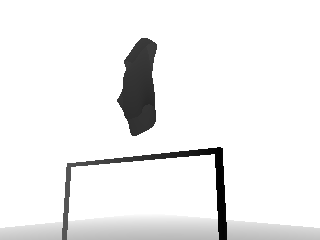
#> input picture workspace/src/img-6.png0200.png, 320 x 240 px, found by its file name
$ python grasp_point_calculator.py
#> lines starting #> are read from the running program, lines starting #| are printed output that depends on the picture; after the words box and inside, x2 and y2 are one past the last pixel; in counts of white or black regions, pixels touching at a corner belong together
import numpy as np
import matplotlib.pyplot as plt
from PIL import Image
import random
import logging
import open3d as o3d
import csv

# Configure logging
logging.basicConfig(level=logging.INFO,
                    format='%(asctime)s - %(levelname)s - %(message)s')

# Load the PNG file as depth data (greyscale)


class DepthData:
    @staticmethod
    def load_png(filename):
        # Convert to grayscale ('L' mode)
        img = Image.open(filename).convert('L')
        depth_data_np = np.array(img, dtype=np.float32)
        return depth_data_np

    @staticmethod
    def get_point_cloud(depth_data, z_threshold_min=0, z_threshold_max=255):
#> called with z_threshold_min = 0, z_threshold_max = 100
        height, width = depth_data.shape
#> height = 240; width = 320
        x = np.arange(0, width)
#> x = 320 values from 0 to 319
        y = np.arange(0, height)
#> y = 240 values from 0 to 239
        x, y = np.meshgrid(x, y)
        z = depth_data
        mask = (z >= z_threshold_min) & (z <= z_threshold_max)
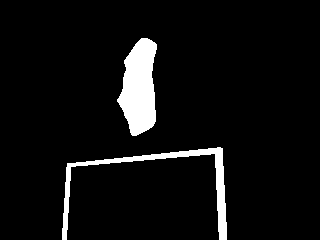
#> mask: shape (240, 320) bool; 6% white; 2 white regions, box (x1, y1, x2, y2) and area: (117, 38, 157, 136) 2700, (62, 147, 227, 240) 1892
        x_pruned = x[mask]
#> x_pruned = 4592 values, max 226 at index 4359, min 62 at index 4430, mean 148
        y_pruned = y[mask]
#> y_pruned = 4592 values from 38 to 239
        z_pruned = z[mask]
#> z_pruned = 4592 values, max 86 at index 4430, min 0 at index 3681, mean 44.84
        point_cloud = np.vstack((x_pruned, y_pruned, z_pruned)).T
        return point_cloud

    @staticmethod
    def plot_point_cloud(point_cloud, z_threshold_min, z_threshold_max, best_point=None):
        fig = plt.figure(figsize=(15, 7))
        ax = fig.add_subplot(1, 1, 1, projection='3d')
        scatter = ax.scatter(
            point_cloud[:, 0],
            point_cloud[:, 1],
            point_cloud[:, 2],
            c=point_cloud[:, 2],
            cmap='inferno',
            marker='.',
            s=4,
            alpha=0.6,
            label='Point Cloud'
        )
        if best_point is not None:
            ax.scatter(
                best_point[0],
                best_point[1],
                best_point[2],
                color='cyan',
                marker='.',
                s=200,
                label='Best Point'
            )
            logging.info(
                f"Best Point Coordinates: X={best_point[0]}, Y={best_point[1]}, Z={best_point[2]}")

        ax.set_title(
            f"3D Point Cloud (Pruned by Z-value: [{z_threshold_min}, {z_threshold_max}])")
        ax.set_xlabel("X-axis (pixels)")
        ax.set_ylabel("Y-axis (pixels)")
        ax.set_zlabel("Depth (Z values)")
        ax.legend()
        plt.tight_layout()
        plt.show()


class SimulatedAnnealing:
    def __init__(self, point_cloud, initial_temp=1000, cooling_rate=0.99, min_temp=1, radius=2):
#> called with point_cloud = array of shape (4592, 3), initial_temp = 10000, cooling_rate = 0.99, min_temp = 1, radius = 16
        self.point_cloud = point_cloud
        self.temperature = initial_temp
        self.cooling_rate = cooling_rate
        self.min_temp = min_temp
        self.current_point = random.choice(point_cloud)
#> self.current_point = [143, 157, 48]
        self.best_point = self.current_point
#> self.best_point = [143, 157, 48]
        self.radius = radius

    def calc_strain_curvature(self, local_points):
        # Step 1: Calculate the centroid of the points
        centroid = np.mean(local_points, axis=0)

        # Step 2: Center the points by subtracting the centroid
        centered_points = local_points - centroid

        # Step 3: Perform SVD to find the normal of the best-fit plane
        _, _, vh = np.linalg.svd(centered_points)
        plane_normal = vh[-1]  # The last row of vh is the normal to the plane

        # Step 4: Calculate the distance of each point from the plane
        # Distance of a point p to a plane with point on plane 'centroid' and normal 'plane_normal' is:
        # distance = |(p - centroid) • plane_normal| / ||plane_normal||
        distances = np.abs(np.dot(centered_points, plane_normal)) / np.linalg.norm(plane_normal)

        # Step 5: Calculate mean distance as strain
        strain = np.mean(distances)

        # Step 6: Calculate the variance of distances as a measure of curvature
        curvature = np.var(distances)

        return strain, curvature

    def objective_function(self, point):
        # Calculate Euclidean distances
        distances = np.linalg.norm(self.point_cloud - point, axis=1)

        # Define neighborhood
        local_points = self.point_cloud[distances < self.radius]
        if len(local_points) < 2:
            return 0

        # Density
        density = len(local_points) / (np.pi * self.radius ** 2)

        # Strain and Curvature
        strain, curvature = self.calc_strain_curvature(local_points)

        return curvature + density + strain, [curvature, density, strain]

    def neighbor(self):
        """Randomly choose a nearby point as a neighbor."""
        idx = random.randint(0, len(self.point_cloud) - 1)
        return self.point_cloud[idx]

    def acceptance_probability(self, current_y, neighbor_y):
        if neighbor_y > current_y:
            return 1.0
        else:
            # Avoid division by zero in temperature
            if self.temperature == 0:
                return 0
            return np.exp((neighbor_y - current_y) / self.temperature)

    def optimize(self):
        iteration = 0
        best_point_y = 0
        best_met = [0, 0, 0]

        with open('optimization_results.csv', mode='w', newline='') as file:
            writer = csv.writer(file)
            writer.writerow(['Iteration', 'Temperature', 'Best Fitness', 'Curvature', 'Density', 'Strain'])
            while self.temperature > self.min_temp:
                neighbor_point = self.neighbor()
                current_y, current_met = self.objective_function(self.current_point)
                neighbor_y, _ = self.objective_function(neighbor_point)

                # Decide if we should move to the neighbor
                ap = self.acceptance_probability(current_y, neighbor_y)
                if ap > random.random():
                    self.current_point = neighbor_point

                # Check if this is the best point we've found so far
                if current_y > best_point_y:
                    best_point_y = current_y
                    best_met = current_met
                    self.best_point = self.current_point

                # Cool down the system
                self.temperature *= self.cooling_rate
                iteration += 1

                if iteration % 100 == 0 or self.temperature < self.min_temp * 10:
                    logging.info(
                        f"Iteration {iteration}: Temperature={self.temperature:.2f}, Best Fittness={best_point_y}, Best Met={best_met}")
                writer.writerow([iteration, self.temperature, best_point_y, best_met[0], best_met[1], best_met[2]])
#> this loop made 917 passes
#> (idx in neighbor, current_y, neighbor_y) on passes 1, 3, 4, 6, 16: (3445, 0.644, 0.564), (2484, 2.25, 3.19), (2933, 3.19, 2.85), (2308, 6.38, 3.38), (3907, 6.63, 2.3)
#> (idx in neighbor, current_y, current_met) on passes 2, 5, 7, 8, 9, 10: (4188, 0.564, [0.0766, 0.158, 0.33]), (1789, 2.85, [1.2, 0.269, 1.38]), (776, 3.38, [1.1, 0.892, 1.39]), (2052, 2.29, [0.862, 0.53, 0.9]), (4362, 5.72, [2.63, 0.938, 2.15]), (1203, 0.522, [0.053, 0.195, 0.274])

            return self.best_point, best_met

# Main execution
if __name__ == "__main__":
    try:
        # # Path to your PNG file
        png_filename = '/app/workspace/genetic_algo/2019-02-25-hanging-blender-dataset-07-raw/img-6.png0200.png'

        # # Load the .png file
        logging.info("Loading depth data from PNG...")
        depth_data = DepthData.load_png(png_filename)

        # Z-value threshold for pruning
        z_threshold_min = 0
        z_threshold_max = 100

        # # Get the point cloud from the depth data
        logging.info("Generating point cloud...")
        point_cloud = DepthData.get_point_cloud(depth_data, z_threshold_min, z_threshold_max)

        # [10 lines of commented-out code are left out]

        logging.info(f"Point cloud generated with {len(point_cloud)} points.")

        # Perform simulated annealing to find the maxima of y
        logging.info("Starting Simulated Annealing optimization...")
        sa = SimulatedAnnealing(point_cloud, 10000, 0.99, 1, 16)
        best_point, best_met = sa.optimize()
        logging.info(f"Best Point Found: {best_point}")
        logging.info(f"Best Point Metrics: {best_met}")

        # Plot the 3D surface with the best point
        logging.info("Plotting the point cloud with the best point...")
        DepthData.plot_point_cloud(
            point_cloud, z_threshold_min, z_threshold_max, best_point=best_point)
#> in plot_point_cloud, `plt.show()`:
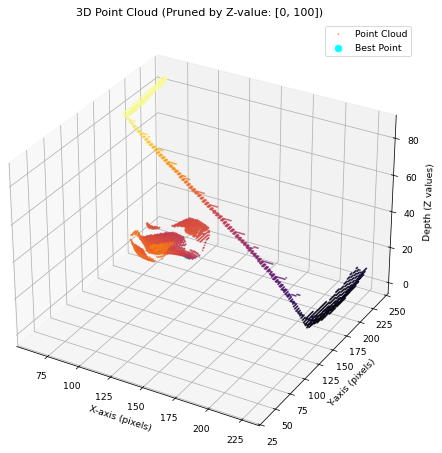
#> figure drawn by matplotlib, 1 panel
    except Exception as e:
        logging.error(f"An error occurred: {e}")
        exit(0)
